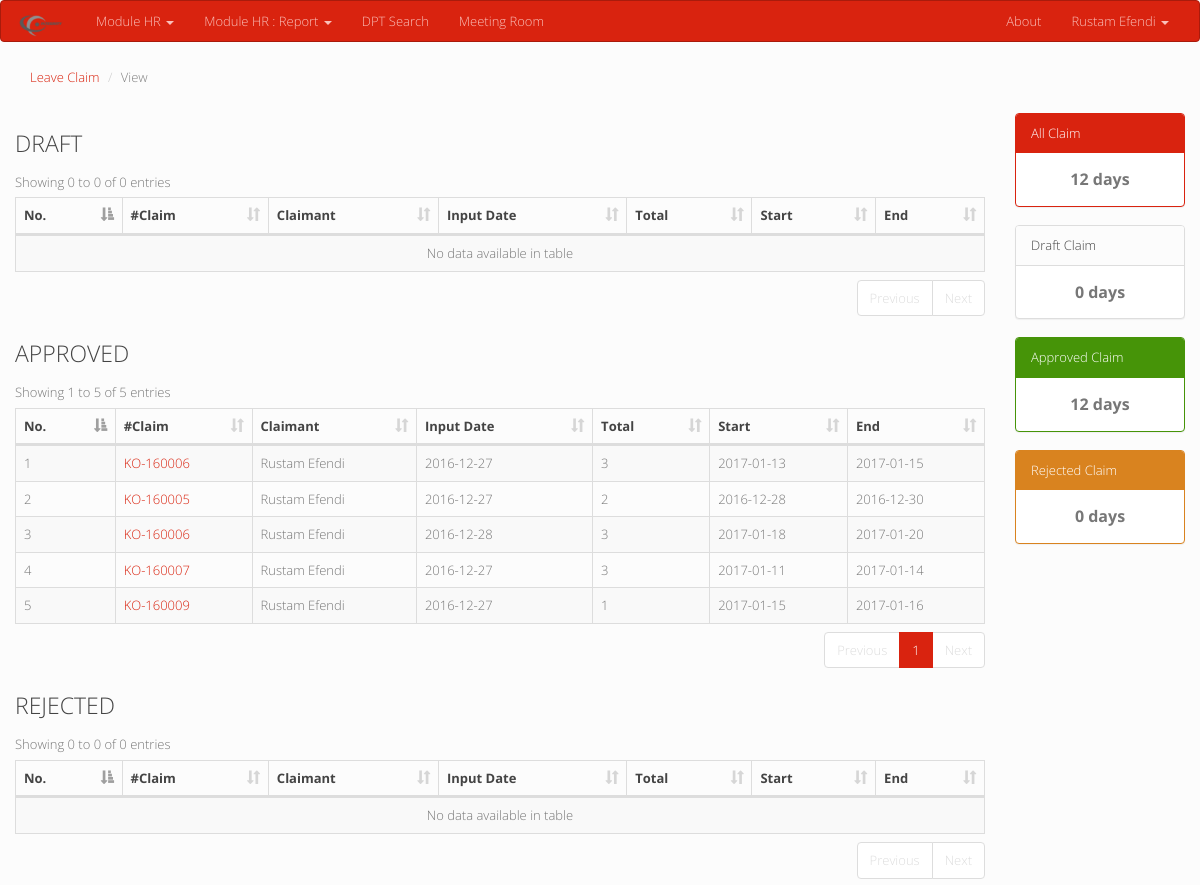
Screenshot of /view_vpclaim.php (signed in) with the database file from the repository.
### tables this page shows
CREATE TABLE `lembur_log` (
  `id` int(11) NOT NULL,
  `no_claim` varchar(9) NOT NULL,
  `user` varchar(32) NOT NULL,
  `input_by` varchar(32) DEFAULT NULL,
  `tgl_input` date NOT NULL,
  `tgl_start` date NOT NULL,
  `tgl_end` date NOT NULL,
  `total_date` int(11) NOT NULL,
  `tgl_list` varchar(5000) NOT NULL,
  `dollar` int(11) DEFAULT NULL,
  `periode` int(11) NOT NULL,
  `jenis_lembur` varchar(16) NOT NULL,
  `escalated_to` varchar(32) DEFAULT NULL,
  `approved_date` date DEFAULT NULL,
  `approved_by` varchar(32) DEFAULT NULL,
  `rejected_date` date DEFAULT NULL,
  `rejected_by` varchar(32) DEFAULT NULL,
  `status` enum('DRAFT','APPROVED','REJECT') NOT NULL DEFAULT 'DRAFT'
);

CREATE TABLE `users` (
  `id` int(11) NOT NULL,
  `username` varchar(30) NOT NULL,
  `password` varchar(100) NOT NULL,
  `name` varchar(30) NOT NULL,
  `nik` varchar(10) NOT NULL,
  `occupation` varchar(30) NOT NULL,
  `level` varchar(15) NOT NULL,
  `department` varchar(30) NOT NULL,
  `joindate` date NOT NULL,
  `direct_acc` varchar(30) NOT NULL,
  `escalate_to` varchar(30) NOT NULL,
  `picture` varchar(255) NOT NULL,
  `privileges` int(11) NOT NULL,
  `status` enum('active','nonactive') NOT NULL
);

### view_vpclaim.php (the view, shortened to what this page needs)
<?php
include "__header.php";
$getInfoClaim =
				$ki->query("select
				(select ifnull(sum(total_date),0) from lembur_log where user = '".$_SESSION['fusn']."') as allvpclaim,
				(select ifnull(sum(total_date),0) from lembur_log where user = '".$_SESSION['fusn']."' and status = 'DRAFT') as draftvpclaim,
				(select ifnull(sum(total_date),0) from lembur_log where user = '".$_SESSION['fusn']."' and status = 'APPROVED') as approvedvpclaim,
				(select ifnull(sum(total_date),0) from lembur_log where user = '".$_SESSION['fusn']."' and status = 'REJECT') as rejectedvpclaim
				");
$CInfo = $getInfoClaim->fetch_assoc();
$getVarPayClaimDataApproved = $ki->query("select a.no_claim as no_claim, b.name as name, a.tgl_input as tgl_input, a.total_date as total_date, a.status as status, a.tgl_start as tgl_start, a.tgl_end as tgl_end from lembur_log a inner join users b on a.user = b.username where a.status = 'APPROVED' and a.user = '".$_SESSION['fusn']."'");
?>
<div class='container-fluid'>
<div class='row'>
	<div class="col-md-12">
		<ol class="breadcrumb">
		  <li><a href="#">Leave Claim</a></li>
		  <li class="active">View</li>
		</ol>
	</div>
</div>
<div class='row'>
	<div class="col-md-10">
	<div class='row'>
	<div class="col-md-12">
	<h3>DRAFT</h3>
		<table id="draft" class="table table-striped table-bordered" cellspacing="0" width="100%">
		<thead>
		<tr><th>No.</th><th>#Claim</th><th>Claimant</th><th>Input Date</th><th>Total</th><th>Start</th><th>End</th></tr>
		</thead>
		<tbody>
		</tbody>
		</table>
	</div>
	</div>
	<div class='row'>
	<div class="col-md-12">
	<h3>APPROVED</h3>
		<table id="approved" class="table table-striped table-bordered" cellspacing="0" width="100%">
		<thead>
		<tr><th>No.</th><th>#Claim</th><th>Claimant</th><th>Input Date</th><th>Total</th><th>Start</th><th>End</th></tr>
		</thead>
		<tbody>
		<?php
		$numbering = 0;
		while($VPCD = $getVarPayClaimDataApproved->fetch_assoc()){
			echo "<tr>";
			echo "<td>" . ++$numbering . "</td><td><a href='info_vpclaim.php?no=" . $VPCD['no_claim'] . "'>" . $VPCD['no_claim'] . "</a></td><td>" . $VPCD['name'] . "</td><td>" . $VPCD['tgl_input'] . "</td>";
			echo "<td>" . $VPCD['total_date'] . "</td><td>" . $VPCD['tgl_start'] . "</td><td>" . $VPCD['tgl_end'] . "</td>";
			echo "</tr>";
		}
		?>
		</tbody>
		</table>
	</div>
	</div>
	<div class='row'>
	<div class="col-md-12">
	<h3>REJECTED</h3>
		<table id="rejected" class="table table-striped table-bordered" cellspacing="0" width="100%">
		<thead>
		<tr><th>No.</th><th>#Claim</th><th>Claimant</th><th>Input Date</th><th>Total</th><th>Start</th><th>End</th></tr>
		</thead>
		<tbody>
		</tbody>
		</table>
	</div>
	</div>
	</div>
	<div class="col-md-2">
		<div class="panel panel-primary">
			<div class="panel-heading">All Claim</div>
			<div class="panel-body">
				<center style='font-size: 16px'><b><?= $CInfo['allvpclaim']; ?> days</b></center>
			</div>
		</div>
		<div class="panel panel-default">
			<div class="panel-heading">Draft Claim</div>
			<div class="panel-body">
				<center style='font-size: 16px'><b><?= $CInfo['draftvpclaim']; ?> days</b></center>
			</div>
		</div>
		<div class="panel panel-success">
			<div class="panel-heading">Approved Claim</div>
			<div class="panel-body">
				<center style='font-size: 16px'><b><?= $CInfo['approvedvpclaim']; ?> days</b></center>
			</div>
		</div>
		<div class="panel panel-danger">
			<div class="panel-heading">Rejected Claim</div>
			<div class="panel-body">
				<center style='font-size: 16px'><b><?= $CInfo['rejectedvpclaim']; ?> days</b></center>
			</div>
		</div>
	</div>
</div>
</div>
<?php
include "__footer.php";
?>

### __header.php (shortened to what this page needs)
<!DOCTYPE html>
<html>
<head>
	<link rel="stylesheet" type="text/css" href="bootstrap/css/bootstrap.min.css">
	<link rel="stylesheet" type="text/css" href="bootstrap/sweetalert/dist/sweetalert.css">
	<link rel="stylesheet" type="text/css" href="jquery-ui/jquery-ui.css">
	<link rel="stylesheet" type="text/css" href="jquery-ui/jquery-ui.theme.css">
	<link rel="stylesheet" type="text/css" href="datatables.min.css">
</head>
<body>
<nav class="navbar navbar-inverse">
  <div class="container-fluid">
    <div class="navbar-header">
      <a class="navbar-brand" href="/integrity"><img src='intgrey.png' width="50px"></a>
    </div>
    <div class="collapse navbar-collapse" id="bs-example-navbar-collapse-1">
      <ul class="nav navbar-nav">
      	<li class="dropdown">
          <a href="#" class="dropdown-toggle" data-toggle="dropdown" role="button" aria-haspopup="true" aria-expanded="false">Module HR <span class="caret"></span></a>
        </li>
        <li class="dropdown">
          <a href="#" class="dropdown-toggle" data-toggle="dropdown" role="button" aria-haspopup="true" aria-expanded="false">Module HR : Report <span class="caret"></span></a>
        </li>
        <li><a href="#">DPT Search</a></li>
        <li><a href="#">Meeting Room</a></li>
      </ul>
      <ul class="nav navbar-nav navbar-right">
        <li><a href="#" onclick="aboutHRModule()">About</a></li>
        <li class="dropdown">
          <a href="#" class="dropdown-toggle" data-toggle="dropdown" role="button" aria-haspopup="true" aria-expanded="false"><?php echo $_SESSION['fnam']; ?> <span class="caret"></span></a>
        </li>
      </ul>
    </div>
  </div>
</nav>

### __footer.php (shortened to what this page needs)
</body>
</html>

### rows the page displays
lembur_log: no_claim "KO-160006", users.name "Rustam Efendi", tgl_input "2016-12-27", total_date "3", tgl_start "2017-01-13", tgl_end "2017-01-15"
lembur_log: no_claim "KO-160005", users.name "Rustam Efendi", tgl_input "2016-12-27", total_date "2", tgl_start "2016-12-28", tgl_end "2016-12-30"
lembur_log: no_claim "KO-160006", users.name "Rustam Efendi", tgl_input "2016-12-28", total_date "3", tgl_start "2017-01-18", tgl_end "2017-01-20"
lembur_log: no_claim "KO-160007", users.name "Rustam Efendi", tgl_input "2016-12-27", total_date "3", tgl_start "2017-01-11", tgl_end "2017-01-14"
lembur_log: no_claim "KO-160009", users.name "Rustam Efendi", tgl_input "2016-12-27", total_date "1", tgl_start "2017-01-15", tgl_end "2017-01-16"

### other values shown
$_SESSION['fnam'] "Rustam Efendi"
$CInfo['allvpclaim'] "12"
$CInfo['draftvpclaim'] "0"
$CInfo['approvedvpclaim'] "12"
$CInfo['rejectedvpclaim'] "0"
